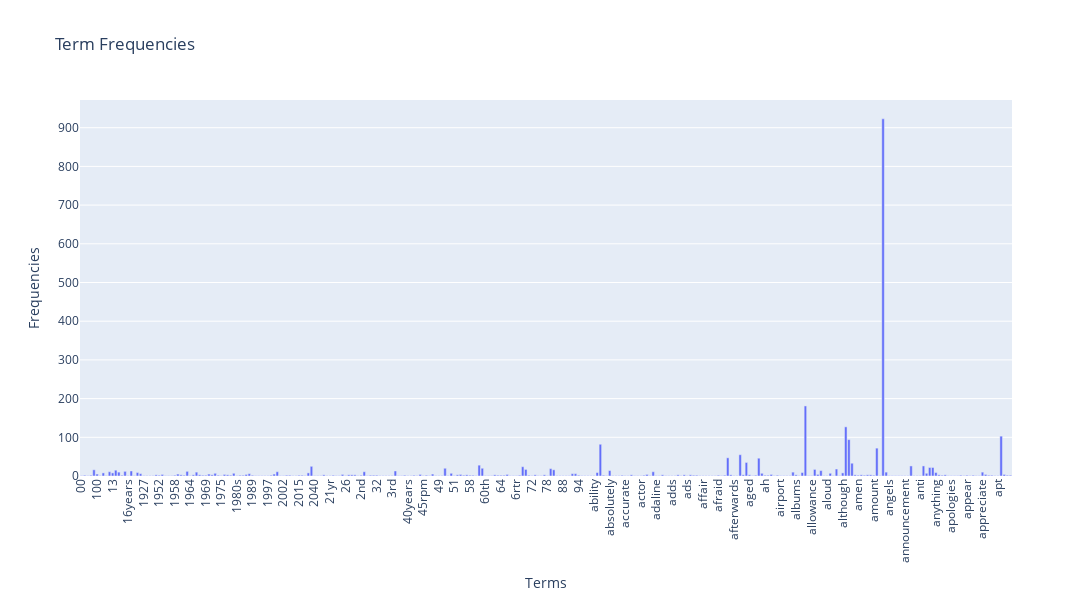

The notebook cell this image was saved under:
### Code cell
import plotly.express as px

terms = count_vect.get_feature_names_out()[:300]
frequencies = term_frequencies[:300]

# Use plotly
data = pd.DataFrame({'Term': terms, 'Frequency': frequencies})
fig = px.bar(data, x='Term', y='Frequency', title='Term Frequencies', labels={'Term': 'Terms', 'Frequency': 'Frequencies'})
fig.update_layout(xaxis_tickangle=-90, height=600, width=1200)
fig.show()

### Figure 1 — Plotly figure (JSON) as saved in the notebook; plotly's stock layout.template omitted (floating-point values rounded to 4 significant figures; data arrays with more than 128 entries replaced by an {"elided": "..."} marker saying what was removed)
{"data": [{"alignmentgroup": "True", "hovertemplate": "Terms=%{x}<br>Frequencies=%{y}<extra></extra>", "legendgroup": "", "marker": {"color": "#636efa", "pattern": {"shape": ""}}, "name": "", "offsetgroup": "", "orientation": "v", "showlegend": false, "textposition": "auto", "type": "bar", "x": {"elided": "300 str values"}, "xaxis": "x", "y": {"elided": "300 int values"}, "yaxis": "y"}], "layout": {"barmode": "relative", "height": 600, "legend": {"tracegroupgap": 0}, "title": {"text": "Term Frequencies"}, "width": 1200, "xaxis": {"anchor": "y", "domain": [0, 1], "tickangle": -90, "title": {"text": "Terms"}}, "yaxis": {"anchor": "x", "domain": [0, 1], "title": {"text": "Frequencies"}}}}
